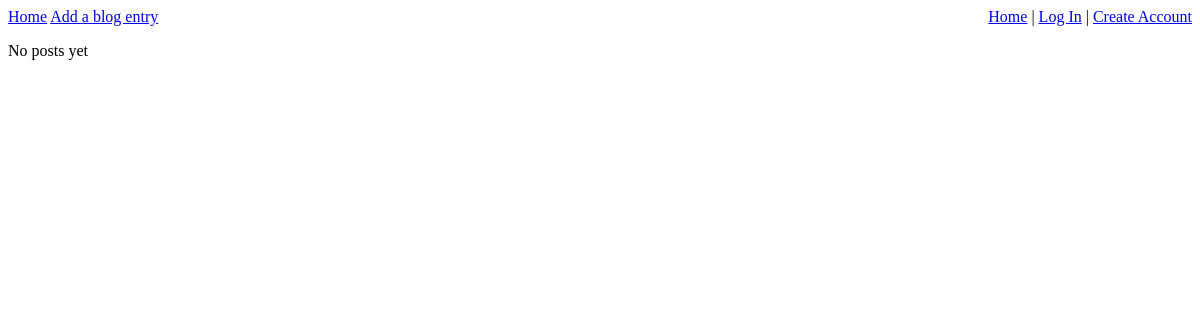
/blog?id=16, run on an earlier commit of the app's database.
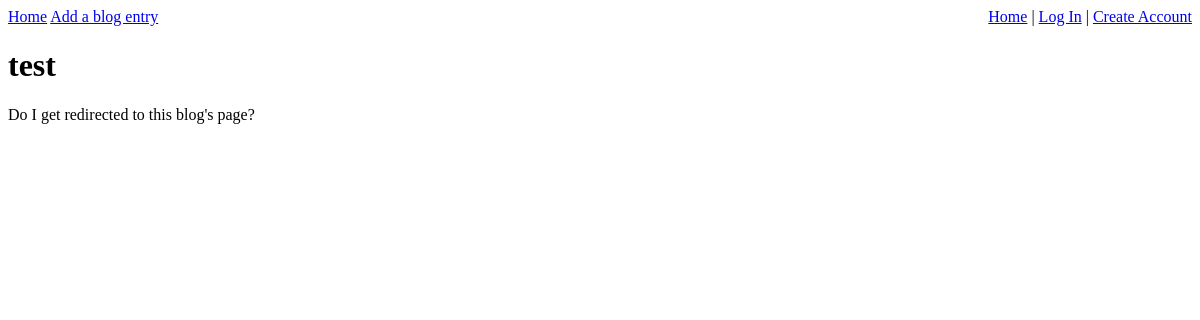
And on a later commit of the database.
### models.py (models this page shows, shortened)
class Blog(db.Model):
    id = db.Column(db.Integer, primary_key=True)
    title = db.Column(db.String(120))
    body = db.Column(db.String(800))
    owner_id = db.Column(db.Integer, db.ForeignKey('user.id'))

### main.py (the view)
@app.route('/blog', methods=['POST', 'GET'])
def blog():
    username = request.args.get('user')
    if username:
        user = User.query.filter_by(username=username).first()
        posts_by_user = Blog.query.filter_by(owner_id=user.id).all()
        return render_template('blog.html', posts_by_user=posts_by_user, username=username)
    blog_id = request.args.get('id')
    if blog_id != None:
        post_to_display = Blog.query.filter_by(id=blog_id).first()
        return render_template('blog.html', post_to_display=post_to_display)
    return render_template('blog.html', blog_posts=get_all_blog_posts(), users=get_all_users())

### main.py (called while the page is built)
@app.before_request
def require_login():
    allowed_routes = ['login', 'blog', 'index', 'signup', 'test']
    if not('username' in session or request.endpoint in allowed_routes):
        return redirect("/login")

### templates/blog.html (shortened to what this page needs)
{% extends "base.html" %}
{% block content %}
{% if post_to_display %}
    <h1>{{post_to_display.title}}</h1>
    <p>{{post_to_display.body}}</p>
{% endif %}
{% if blog_posts|length == 0 and not posts_by_user and not post_to_display %}
    <p>No posts yet</p>
{% endif %}
{% endblock %}

### templates/base.html (shortened to what this page needs)
<!doctype html>
<html>
    <head>
    </head>
<body>
    <a href="/">Home</a>  <a href="/newpost">Add a blog entry</a>
    <div style='float: right'>
        {% if 'username' in session %}
          {{ session['username'] }}
          <form action="/logout" method="post" id='logout'>
            <input type="submit" value="Log Out" />
          </form>
        {% else %}
          <a href="/">Home</a> | <a href="login">Log In</a> | <a href="signup">Create Account</a>
        {% endif %}
      </div>
    {% block content %}
    {% endblock %}
</body>
</html>

What changed in the data, as far as the page shows it:
added Blog: title "test", body "Do I get redirected to this blog's page?"
Also different on the page:
text no longer shown: "No posts yet"
